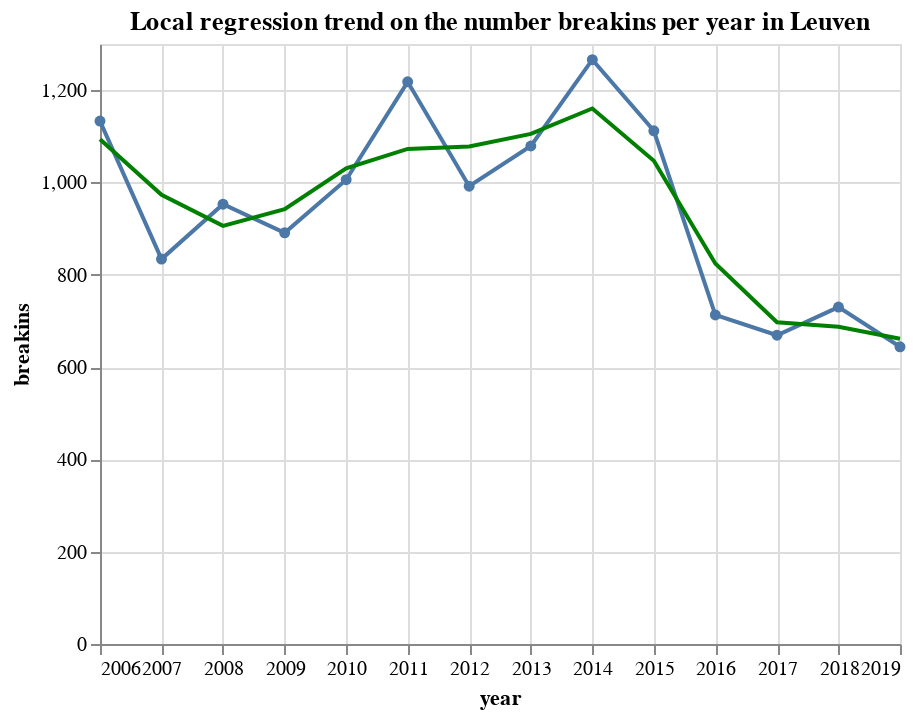

The notebook cell this image was saved under:
### Markdown cell above
The article claims that the number of breakins stabilizes the last years. Let's perform a local regression to check that.

### Code cell
# https://opendatascience.com/local-regression-in-python
# Loess: https://gist.github.com/AllenDowney/818f6153ef316aee80467c51faee80f8
points + points.transform_loess('year', 'breakins').mark_line(
    color='green'
).properties(
    title='Local regression trend on the number breakins per year in Leuven'
)

### Figure 1 — Vega-Lite specification as saved in the notebook (floating-point values rounded to 4 significant figures)
{"config": {"view": {"continuousWidth": 400, "continuousHeight": 300}}, "layer": [{"mark": {"type": "line", "point": true}, "encoding": {"tooltip": {"type": "quantitative", "field": "breakins"}, "x": {"type": "temporal", "field": "year"}, "y": {"type": "quantitative", "field": "breakins"}}}, {"mark": {"type": "line", "color": "green"}, "encoding": {"tooltip": {"type": "quantitative", "field": "breakins"}, "x": {"type": "temporal", "field": "year"}, "y": {"type": "quantitative", "field": "breakins"}}, "title": "Local regression trend on the number breakins per year in Leuven", "transform": [{"loess": "breakins", "on": "year"}]}], "data": {"name": "data-e69c4a4577c6a9d2a03c89854c9a4599"}, "$schema": "https://vega.github.io/schema/vega-lite/v4.0.2.json", "datasets": {"data-e69c4a4577c6a9d2a03c89854c9a4599": [{"year_int": 2006, "breakins": 1133, "year": "2006-01-01T00:00:00"}, {"year_int": 2007, "breakins": 834, "year": "2007-01-01T00:00:00"}, {"year_int": 2008, "breakins": 953, "year": "2008-01-01T00:00:00"}, {"year_int": 2009, "breakins": 891, "year": "2009-01-01T00:00:00"}, {"year_int": 2010, "breakins": 1006, "year": "2010-01-01T00:00:00"}, {"year_int": 2011, "breakins": 1218, "year": "2011-01-01T00:00:00"}, {"year_int": 2012, "breakins": 992, "year": "2012-01-01T00:00:00"}, {"year_int": 2013, "breakins": 1079, "year": "2013-01-01T00:00:00"}, {"year_int": 2014, "breakins": 1266, "year": "2014-01-01T00:00:00"}, {"year_int": 2015, "breakins": 1112, "year": "2015-01-01T00:00:00"}, {"year_int": 2016, "breakins": 713, "year": "2016-01-01T00:00:00"}, {"year_int": 2017, "breakins": 669, "year": "2017-01-01T00:00:00"}, {"year_int": 2018, "breakins": 730, "year": "2018-01-01T00:00:00"}, {"year_int": 2019, "breakins": 644, "year": "2019-01-01T00:00:00"}]}}
